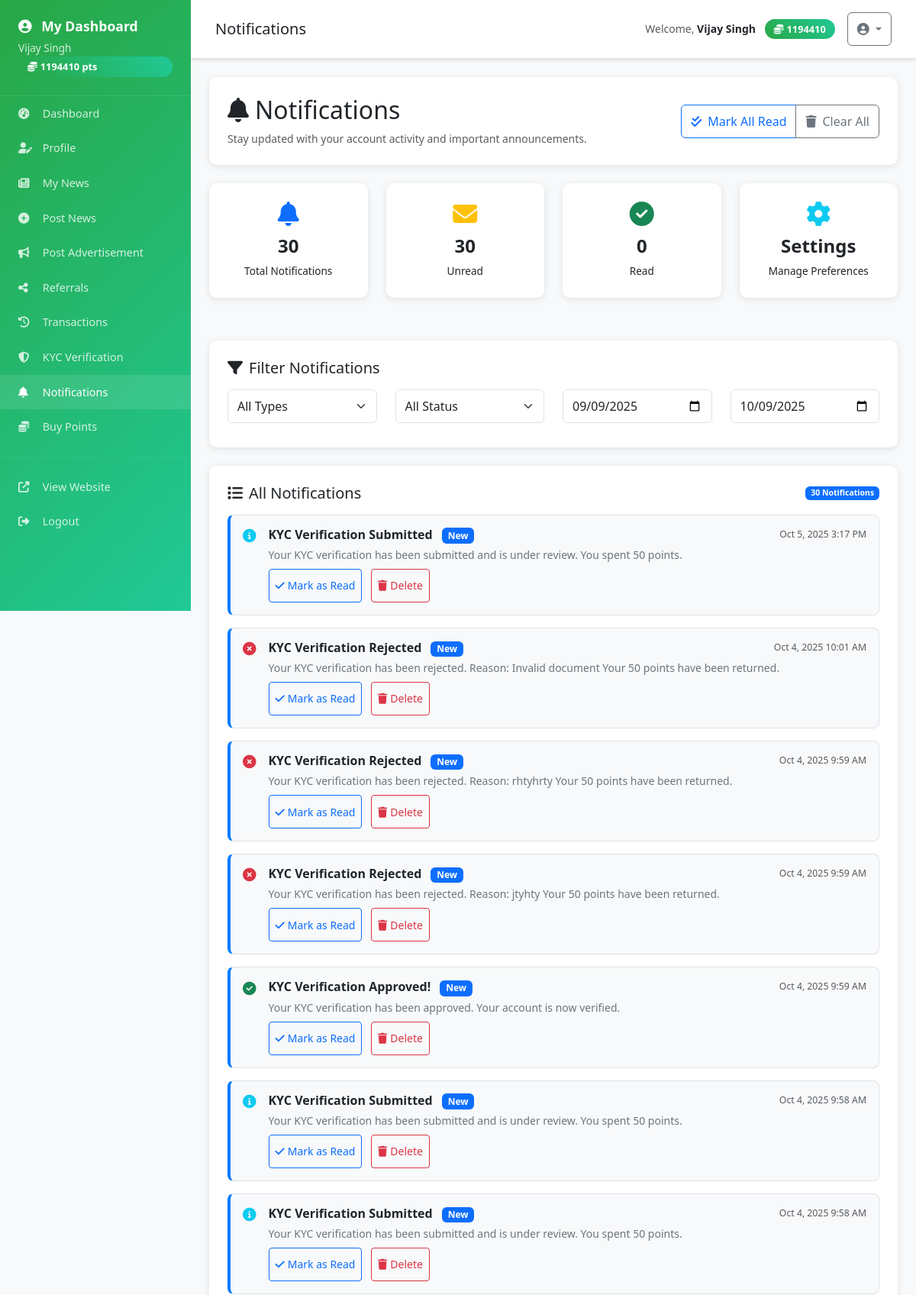
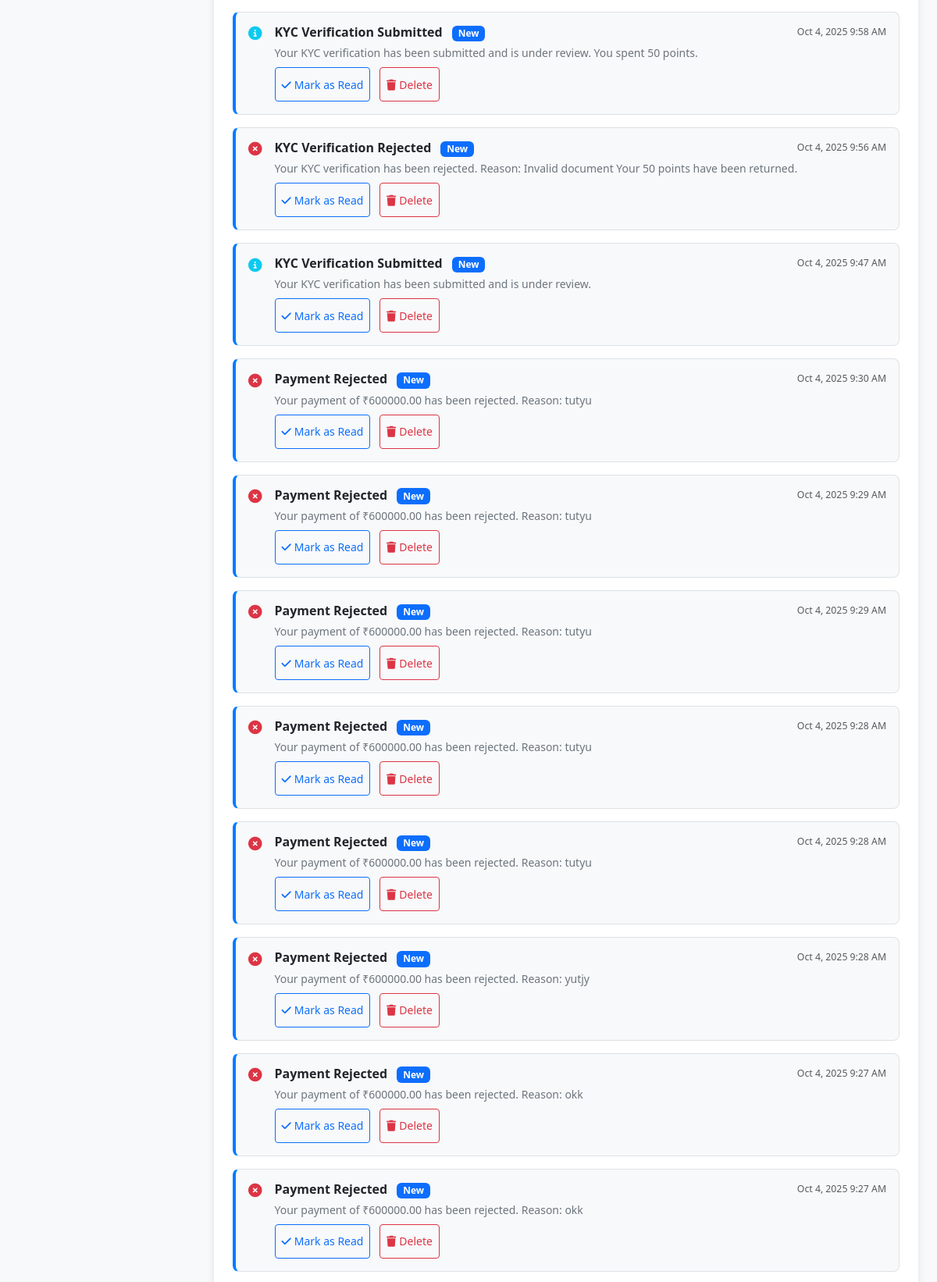
The app's page /pages/user/notifications.php (signed in, upper part) with its own data (2 pictures, top to bottom).
### tables this page shows
CREATE TABLE `user_notifications` (
  `id` int NOT NULL AUTO_INCREMENT,
  `user_id` int NOT NULL,
  `title` varchar(255) NOT NULL,
  `message` text NOT NULL,
  `type` enum('info','success','warning','error') DEFAULT 'info',
  `is_read` tinyint(1) DEFAULT '0',
  `created_at` timestamp NULL DEFAULT CURRENT_TIMESTAMP,
  PRIMARY KEY (`id`),
  KEY `user_id` (`user_id`),
  CONSTRAINT `user_notifications_ibfk_1` FOREIGN KEY (`user_id`) REFERENCES `users` (`id`)
);

### src/services/Database.php (called while the page is built, shortened)
<?php
class Database {
    private static $instance = null;
    private $connection;
    private $config;
    private function __construct() {
        $this->config = require __DIR__ . '/../../config/app.php';
    }
    public static function getInstance() {
        if (self::$instance === null) {
            self::$instance = new self();
        }
        return self::$instance;
    }
    private function connect() {
        try {
            $db = $this->config['database'];
            $dsn = "mysql:host={$db['host']};dbname={$db['database']};charset=utf8mb4";
            $this->connection = new PDO($dsn, $db['username'], $db['password'], [
                PDO::ATTR_ERRMODE => PDO::ERRMODE_EXCEPTION,
                PDO::ATTR_DEFAULT_FETCH_MODE => PDO::FETCH_ASSOC,
                PDO::ATTR_EMULATE_PREPARES => false
            ]);
        } catch (PDOException $e) {
            throw new \Exception("Database connection failed: " . $e->getMessage());
        }
    }
    public function query($sql, $params = []) {
        try {
            $stmt = $this->connection->prepare($sql);
            $stmt->execute($params);
            return $stmt;
        } catch (PDOException $e) {
            throw new \Exception("Query failed: " . $e->getMessage());
        }
    }
    public function fetchAll($sql, $params = []) {
        return $this->query($sql, $params)->fetchAll();
    }
}
?>

### bootstrap-fixed.php (called while the page is built, shortened)
<?php
require_once SRC_PATH . '/services/Config.php';
require_once SRC_PATH . '/services/Database.php';
require_once SRC_PATH . '/models/User.php';
$config = require CONFIG_PATH . '/app.php';
function session($key = null, $value = null) {
    return $_SESSION[$key] ?? null;
}
?>

### src/models/User.php (called while the page is built, shortened)
<?php
class User {
    private $db;
    public function __construct() {
        $this->db = Database::getInstance();
    }
    public function getNotifications($id, $limit = 10) {
        return $this->db->fetchAll("
            SELECT * FROM user_notifications
            WHERE user_id = ?
            ORDER BY created_at DESC
            LIMIT ?
        ", [$id, $limit]);
    }
}
?>

### config/app.php (called while the page is built, shortened)
<?php
if (!function_exists('getAppUrl')) {
    function getAppUrl() {
        $protocol = (!empty($_SERVER['HTTPS']) && $_SERVER['HTTPS'] !== 'off') ? 'https' : 'http';
        $host = $_SERVER['HTTP_HOST'] ?? 'localhost:8080';
        return $protocol . '://' . $host;
    }
}
if (!function_exists('getEnvironment')) {
    function getEnvironment() {
        $host = $_SERVER['HTTP_HOST'] ?? 'localhost';
        if (strpos($host, 'localhost') !== false || strpos($host, '127.0.0.1') !== false || strpos($host, '192.168.') !== false) {
            return 'development';
        } elseif (strpos($host, 'staging') !== false) {
            return 'staging';
        } elseif (strpos($host, 'skyablyitsolution.com') !== false) {
            return 'production';
        } else {
            return 'production';
        }
    }
}
$environment = getEnvironment();
$appUrl = getAppUrl();
?>

### pages/user/notifications.php (the view, shortened to what this page needs)
<?php
require_once __DIR__ . '/../../bootstrap-fixed.php';
include APP_PATH . '/views/layouts/user-header.php';
$userModel = new User();
$userId = session('user_id');
$notifications = $userModel->getNotifications($userId, 50);
?>
<div class="dashboard-card mb-4">
    <div class="row align-items-center">
        <div class="col-md-8">
            <h2 class="mb-2">
                <i class="fas fa-bell me-2"></i>Notifications
            </h2>
            <p class="mb-0 text-muted">Stay updated with your account activity and important announcements.</p>
        </div>
        <div class="col-md-4 text-end">
            <div class="btn-group">
                <button class="btn btn-outline-primary" onclick="markAllAsRead()">
                    <i class="fas fa-check-double me-2"></i>Mark All Read
                </button>
                <button class="btn btn-outline-secondary" onclick="clearAll()">
                    <i class="fas fa-trash me-2"></i>Clear All
                </button>
            </div>
        </div>
    </div>
</div>
<div class="row mb-4">
    <div class="col-md-3 mb-3">
        <div class="stats-card">
            <i class="fas fa-bell text-primary"></i>
            <h4><?php echo count($notifications); ?></h4>
            <p>Total Notifications</p>
        </div>
    </div>
    <div class="col-md-3 mb-3">
        <div class="stats-card">
            <i class="fas fa-envelope text-warning"></i>
            <h4><?php echo count(array_filter($notifications, function($n) { return !$n['is_read']; })); ?></h4>
            <p>Unread</p>
        </div>
    </div>
    <div class="col-md-3 mb-3">
        <div class="stats-card">
            <i class="fas fa-check-circle text-success"></i>
            <h4><?php echo count(array_filter($notifications, function($n) { return $n['is_read']; })); ?></h4>
            <p>Read</p>
        </div>
    </div>
    <div class="col-md-3 mb-3">
        <div class="stats-card">
            <i class="fas fa-cog text-info"></i>
            <h4>Settings</h4>
            <p>Manage Preferences</p>
        </div>
    </div>
</div>
<div class="dashboard-card mb-4">
    <h5 class="mb-3">
        <i class="fas fa-filter me-2"></i>Filter Notifications
    </h5>
    <div class="row">
        <div class="col-md-3 mb-2">
            <select class="form-select" id="typeFilter" onchange="filterNotifications()">
                <option value="">All Types</option>
            </select>
        </div>
        <div class="col-md-3 mb-2">
            <select class="form-select" id="statusFilter" onchange="filterNotifications()">
                <option value="">All Status</option>
            </select>
        </div>
        <div class="col-md-3 mb-2">
            <input type="date" class="form-control" id="dateFrom" onchange="filterNotifications()" placeholder="From Date">
        </div>
        <div class="col-md-3 mb-2">
            <input type="date" class="form-control" id="dateTo" onchange="filterNotifications()" placeholder="To Date">
        </div>
    </div>
</div>
<div class="dashboard-card">
    <div class="d-flex justify-content-between align-items-center mb-3">
        <h5 class="mb-0">
            <i class="fas fa-list me-2"></i>All Notifications
        </h5>
        <span class="badge bg-primary" id="notificationCount"><?php echo count($notifications); ?> Notifications</span>
    </div>
    <?php if (empty($notifications)): ?>
        <div class="text-center py-5">
            <i class="fas fa-bell-slash fa-3x text-muted mb-3"></i>
            <h6 class="text-muted">No notifications yet</h6>
            <p class="text-muted">You'll receive notifications about your account activity here.</p>
        </div>
    <?php else: ?>
        <div class="notification-list">
            <?php foreach ($notifications as $notification): ?>
                <div class="notification-item <?php echo $notification['is_read'] ? 'read' : 'unread'; ?>"
                     data-type="<?php echo $notification['type']; ?>"
                     data-status="<?php echo $notification['is_read'] ? 'read' : 'unread'; ?>"
                     data-date="<?php echo date('Y-m-d', strtotime($notification['created_at'])); ?>">
                    <div class="d-flex align-items-start">
                        <div class="notification-icon me-3">
                        </div>
                        <div class="notification-content flex-grow-1">
                            <div class="d-flex justify-content-between align-items-start">
                                <h6 class="notification-title mb-1">
                                    <?php echo htmlspecialchars($notification['title']); ?>
                                    <?php if (!$notification['is_read']): ?>
                                        <span class="badge bg-primary ms-2">New</span>
                                    <?php endif; ?>
                                </h6>
                                <small class="text-muted">
                                    <?php echo date('M j, Y g:i A', strtotime($notification['created_at'])); ?>
                                </small>
                            </div>
                            <p class="notification-message mb-2">
                                <?php echo htmlspecialchars($notification['message']); ?>
                            </p>
                            <div class="notification-actions">
                                <?php if (!$notification['is_read']): ?>
                                    <button class="btn btn-sm btn-outline-primary" onclick="markAsRead(<?php echo $notification['id']; ?>)">
                                        <i class="fas fa-check me-1"></i>Mark as Read
                                    </button>
                                <?php endif; ?>
                                <button class="btn btn-sm btn-outline-danger" onclick="deleteNotification(<?php echo $notification['id']; ?>)">
                                    <i class="fas fa-trash me-1"></i>Delete
                                </button>
                            </div>
                        </div>
                    </div>
                </div>
            <?php endforeach; ?>
        </div>
    <?php endif; ?>
</div>
<?php include APP_PATH . '/views/layouts/user-footer.php'; ?>

### app/views/layouts/user-header.php (style rules this page uses)
body { background-color: #f8f9fa; font-size: 14px; -webkit-text-size-adjust: 100%; -webkit-tap-highlight-color: transparent; -webkit-touch-callout: none; -webkit-user-select: none; -moz-user-select: none; -ms-user-select: none; user-select: none; }
* { -webkit-tap-highlight-color: transparent; }
input, textarea, select { -webkit-user-select: text; -moz-user-select: text; -ms-user-select: text; user-select: text; }
input[type="text"], input[type="email"], input[type="password"], input[type="number"], input[type="tel"], input[type="url"], textarea, select { font-size: 16px !important; }
.btn, .nav-link, .form-control, .form-select { min-height: 44px; touch-action: manipulation; }
html, body { overflow-x: hidden; width: 100%; }
.stats-card { background: white; border-radius: 10px; padding: 1.5rem; text-align: center; box-shadow: 0 2px 10px rgba(0,0,0,0.1); transition: transform 0.3s; margin-bottom: 1rem; }
.stats-card i { font-size: 2rem; margin-bottom: 0.75rem; }
.stats-card h4 { font-size: 1.5rem; font-weight: bold; margin-bottom: 0.5rem; }
.stats-card p { font-size: 0.85rem; margin: 0; }
.dashboard-card { background: white; border-radius: 10px; padding: 1.5rem; margin-bottom: 1.5rem; box-shadow: 0 2px 10px rgba(0,0,0,0.1); }

### pages/user/notifications.php (style rules this page uses)
.notification-item { padding: 1rem; border: 1px solid #dee2e6; border-radius: 8px; margin-bottom: 1rem; transition: all 0.3s; }
.notification-item.unread { background-color: #f8f9fa; border-left: 4px solid #007bff; }
.notification-title { font-weight: 600; }
.notification-message { color: #6c757d; line-height: 1.5; }
.notification-actions { margin-top: 0.5rem; }
.notification-actions .btn { margin-right: 0.5rem; }

### records on screen
user_notifications: is_read "0", title "KYC Verification Submitted", shows "New", created_at "Oct 5, 2025 3:17 PM", message "Your KYC verification has been submitted and is under review. You spent 50 points."
user_notifications: title "KYC Verification Rejected", is_read "New", created_at "Oct 4, 2025 10:01 AM", message "Your KYC verification has been rejected. Reason: Invalid document Your 50 points have been returned."
user_notifications: title "KYC Verification Rejected", is_read "New", created_at "Oct 4, 2025 9:59 AM", message "Your KYC verification has been rejected. Reason: rhtyhrty Your 50 points have been returned."
user_notifications: title "KYC Verification Rejected", is_read "New", created_at "Oct 4, 2025 9:59 AM", message "Your KYC verification has been rejected. Reason: jtyhty Your 50 points have been returned."
user_notifications: title "KYC Verification Approved!", is_read "New", created_at "Oct 4, 2025 9:59 AM", message "Your KYC verification has been approved. Your account is now verified."
user_notifications: title "KYC Verification Submitted", is_read "New", created_at "Oct 4, 2025 9:58 AM", message "Your KYC verification has been submitted and is under review. You spent 50 points."
user_notifications: title "KYC Verification Submitted", is_read "New", created_at "Oct 4, 2025 9:58 AM", message "Your KYC verification has been submitted and is under review. You spent 50 points."
user_notifications: title "KYC Verification Submitted", is_read "New", created_at "Oct 4, 2025 9:58 AM", message "Your KYC verification has been submitted and is under review. You spent 50 points."
user_notifications: title "KYC Verification Rejected", is_read "New", created_at "Oct 4, 2025 9:56 AM", message "Your KYC verification has been rejected. Reason: Invalid document Your 50 points have been returned."
user_notifications: title "KYC Verification Submitted", is_read "New", created_at "Oct 4, 2025 9:47 AM", message "Your KYC verification has been submitted and is under review."
user_notifications: title "Payment Rejected", is_read "New", created_at "Oct 4, 2025 9:30 AM", message "Your payment of ₹600000.00 has been rejected. Reason: tutyu"
user_notifications: title "Payment Rejected", is_read "New", created_at "Oct 4, 2025 9:29 AM", message "Your payment of ₹600000.00 has been rejected. Reason: tutyu"
user_notifications: title "Payment Rejected", is_read "New", created_at "Oct 4, 2025 9:29 AM", message "Your payment of ₹600000.00 has been rejected. Reason: tutyu"
user_notifications: title "Payment Rejected", is_read "New", created_at "Oct 4, 2025 9:28 AM", message "Your payment of ₹600000.00 has been rejected. Reason: tutyu"
user_notifications: title "Payment Rejected", is_read "New", created_at "Oct 4, 2025 9:28 AM", message "Your payment of ₹600000.00 has been rejected. Reason: tutyu"
user_notifications: title "Payment Rejected", is_read "New", created_at "Oct 4, 2025 9:28 AM", message "Your payment of ₹600000.00 has been rejected. Reason: yutjy"
user_notifications: title "Payment Rejected", is_read "New", created_at "Oct 4, 2025 9:27 AM", message "Your payment of ₹600000.00 has been rejected. Reason: okk"
user_notifications: title "Payment Rejected", is_read "New", created_at "Oct 4, 2025 9:27 AM", message "Your payment of ₹600000.00 has been rejected. Reason: okk"

### other values on screen
session('full_name') "Vijay Singh"
session('points') "1194410"
$page_title "Notifications"
count($notifications) "30"
